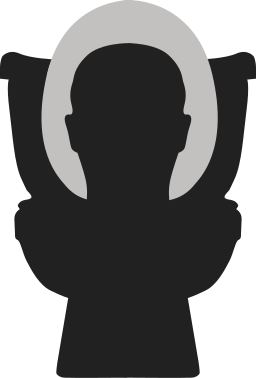
#> input picture assets/icons/icon.png, 256 x 378 px
$ python get_icons.py
#> lines starting #> are read from the running program, lines starting #| are printed output that depends on the picture
from PIL import Image
import os

def convert_png_to_ico(png_path, ico_path):
#> called with png_path = 'assets/icons/icon.png', ico_path = 'assets/icons/icon.ico'
    img = Image.open(png_path)
#> img is the input picture: PIL image 256x378 RGBA; mean R, G, B, A 46.6, 46.4, 46.3, 184.2
    width, height = img.size
#> width = 256; height = 378
    new_size = max(width, height)
#> new_size = 378
    new_img = Image.new('RGBA', (new_size, new_size), (0, 0, 0, 0))
#> new_img: PIL image 378x378 RGBA; every value is 0
    left = (new_size - width) // 2
#> left = 61
    top = (new_size - height) // 2
#> top = 0
    new_img.paste(img, (left, top))
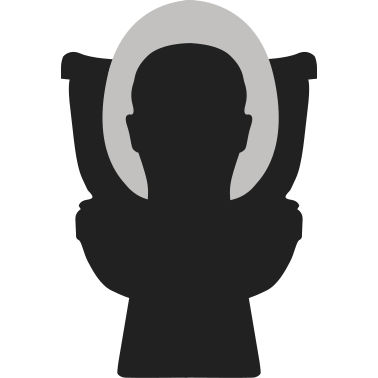
#> new_img: PIL image 378x378 RGBA; mean R, G, B, A 31.5, 31.4, 31.3, 124.7; transparent parts drawn white
    new_img.save(ico_path)

def get_current_file_location():
    return os.path.dirname(os.path.abspath(__file__))

if __name__ == '__main__':
    png_path = os.path.join(get_current_file_location(), 'icon.png')
    ico_path = os.path.join(get_current_file_location(), 'icon.ico')
    convert_png_to_ico(png_path, ico_path)
    print('PNG to ICO conversion complete')
